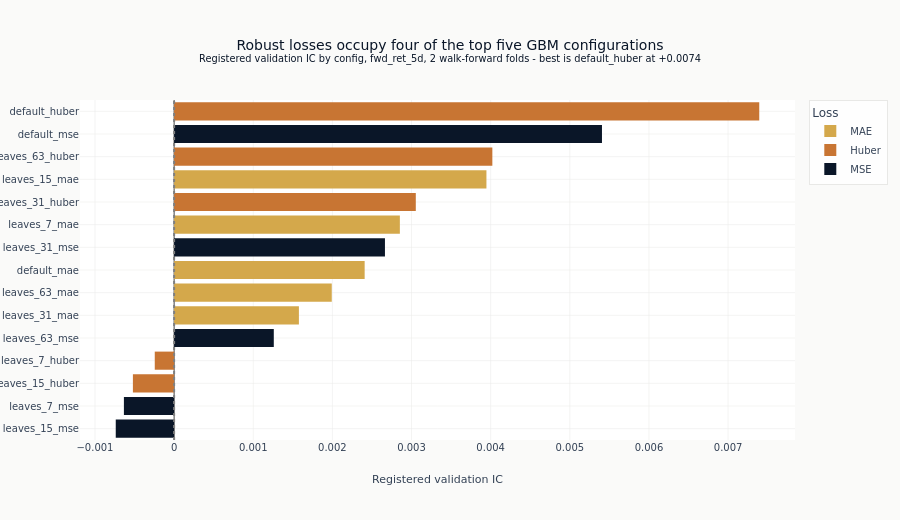

Notebook code cell kept with this figure:
### Markdown cell above
### Validation IC by configuration

The full grid on one axis, sorted by registered validation IC and colored by loss
function. Every bar sits near zero - the *ordering*, not the magnitude, is what
the sweep reveals. Robust losses occupy four of the top five positions, although
the default MSE configuration ranks second.

### Code cell
LOSS_COLOR = {"mse": COLORS["blue"], "mae": COLORS["amber"], "huber": COLORS["copper"]}
LOSS_LABEL = {"mse": "MSE", "mae": "MAE", "huber": "Huber"}


def _loss_of(config_name):
    for k in LOSS_COLOR:
        if config_name.endswith(f"_{k}"):
            return k
    return "mse"


order = [r["config_name"] for r in results]  # results is already sorted best-first
fig = go.Figure()
for loss in ("mae", "huber", "mse"):
    rows = [r for r in results if _loss_of(r["config_name"]) == loss]
    fig.add_trace(
        go.Bar(
            y=[r["config_name"] for r in rows],
            x=[r["best_ic"] for r in rows],
            orientation="h",
            name=LOSS_LABEL[loss],
            marker_color=LOSS_COLOR[loss],
        )
    )
fig.add_vline(x=0.0, line=dict(color="gray", dash="dot"))
# categoryarray runs bottom->top, so reverse the best-first order to put the best config on top.
fig.update_yaxes(categoryorder="array", categoryarray=list(reversed(order)))
fig.update_layout(
    title_text="Robust losses occupy four of the top five GBM configurations"
    f"<br><sup>Registered validation IC by config, fwd_ret_5d, 2 walk-forward folds - "
    f"best is {best['config_name']} at {best['best_ic']:+.4f}</sup>",
    xaxis_title="Registered validation IC",
    height=520,
    legend_title_text="Loss",
)
fig.show()

### Figure 1 — Plotly figure (JSON) as saved in the notebook; plotly's stock layout.template omitted (floating-point values rounded to 4 significant figures)
{"data": [{"marker": {"color": "#D4A84B"}, "name": "MAE", "orientation": "h", "type": "bar", "x": [0.003946, 0.002853, 0.002408, 0.001992, 0.001577], "y": ["leaves_15_mae", "leaves_7_mae", "default_mae", "leaves_63_mae", "leaves_31_mae"]}, {"marker": {"color": "#C87533"}, "name": "Huber", "orientation": "h", "type": "bar", "x": [0.007394, 0.004021, 0.003054, -0.0002446, -0.0005208], "y": ["default_huber", "leaves_63_huber", "leaves_31_huber", "leaves_7_huber", "leaves_15_huber"]}, {"marker": {"color": "#0a1628"}, "name": "MSE", "orientation": "h", "type": "bar", "x": [0.005407, 0.002664, 0.001259, -0.0006345, -0.0007376], "y": ["default_mse", "leaves_31_mse", "leaves_63_mse", "leaves_7_mse", "leaves_15_mse"]}], "layout": {"height": 520, "legend": {"title": {"text": "Loss"}}, "shapes": [{"line": {"color": "gray", "dash": "dot"}, "type": "line", "x0": 0.0, "x1": 0.0, "xref": "x", "y0": 0, "y1": 1, "yref": "y domain"}], "title": {"text": "Robust losses occupy four of the top five GBM configurations<br><sup>Registered validation IC by config, fwd_ret_5d, 2 walk-forward folds - best is default_huber at +0.0074</sup>"}, "xaxis": {"title": {"text": "Registered validation IC"}}, "yaxis": {"categoryarray": ["leaves_15_mse", "leaves_7_mse", "leaves_15_huber", "leaves_7_huber", "leaves_63_mse", "leaves_31_mae", "leaves_63_mae", "default_mae", "leaves_31_mse", "leaves_7_mae", "leaves_31_huber", "leaves_15_mae", "leaves_63_huber", "default_mse", "default_huber"], "categoryorder": "array"}}}
